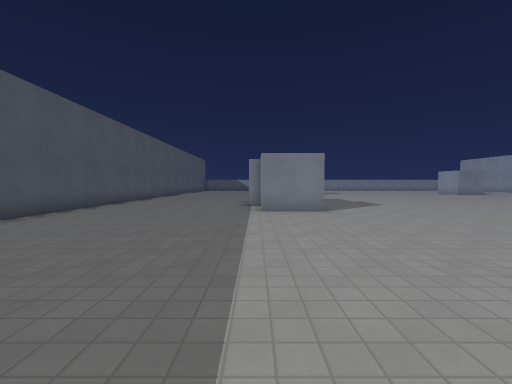
[1] (above)

20 first-person views from a walk through a Godot game level. The camera is 1.4 m above the floor, tilts 2° down and sees 90° across. The floor is counted in squares, 1.5 m on a side. Each view is taken from the middle of a square. On the plan, view 1 faces up. The plan holds only what a view shows up to about 11 squares ahead; the rest is blank. The place goes on beyond the plan. Characters and animated objects are left out. Surface patterns are stand-ins for the level's own textures.

[2]
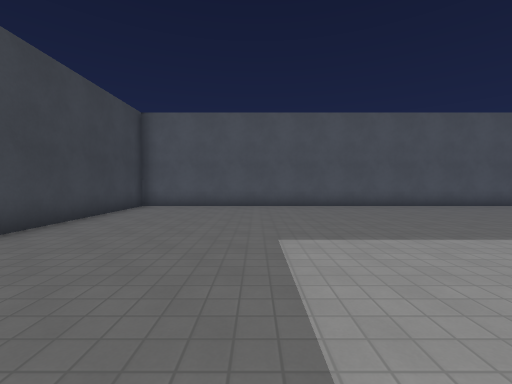

[3]
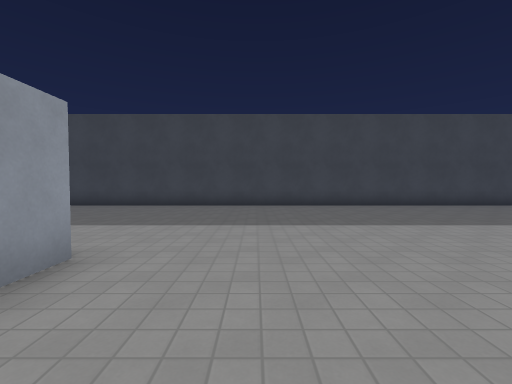

[4]
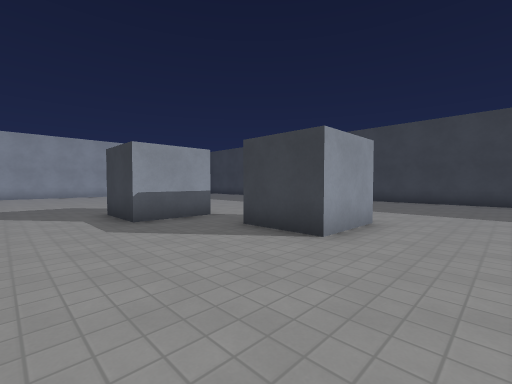

[5]
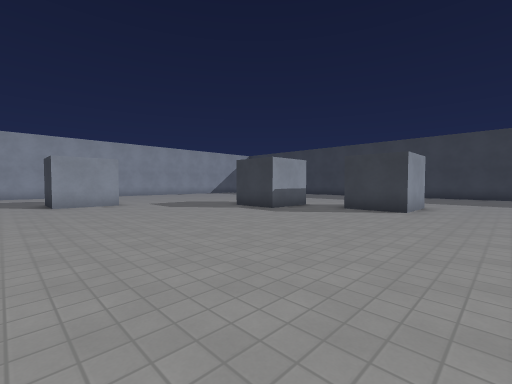

[6]
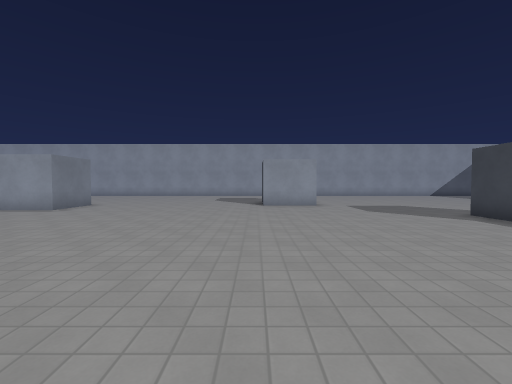

[7]
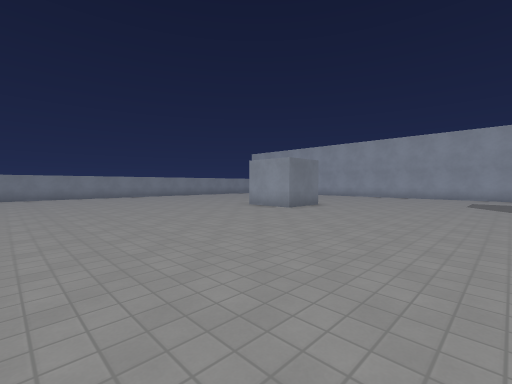

[8]
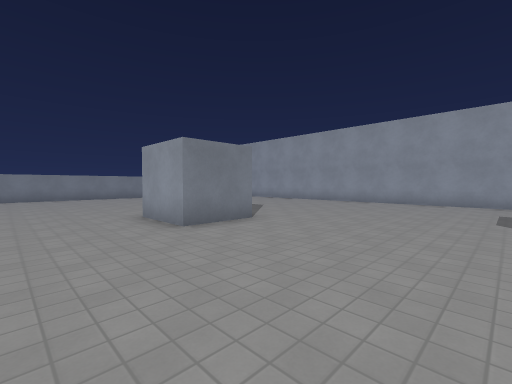

[9]
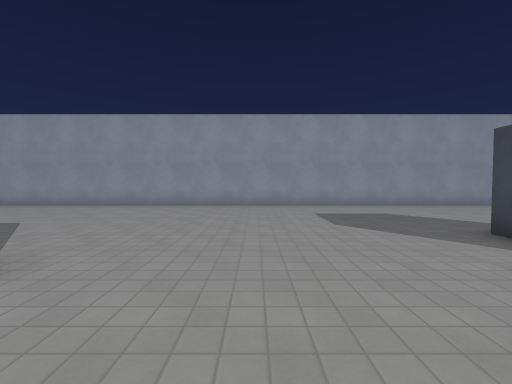

[10]
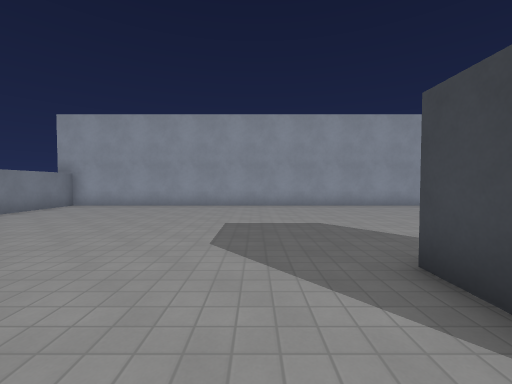

[11]
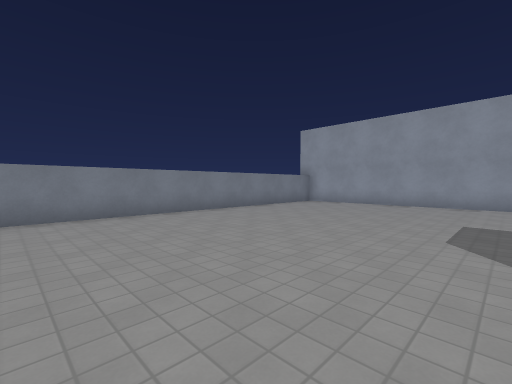

[12]
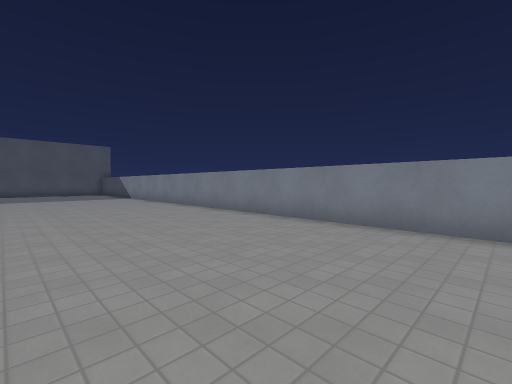

[13]
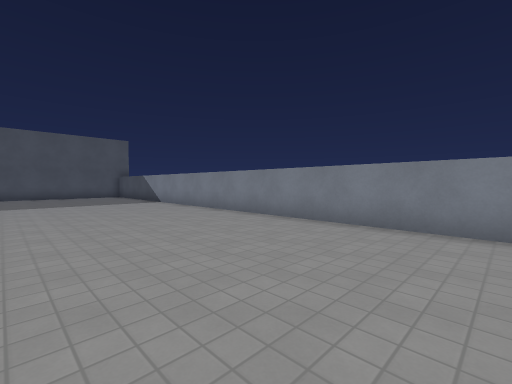

[14]
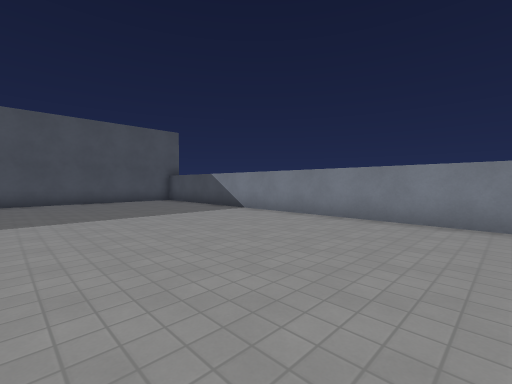

[15]
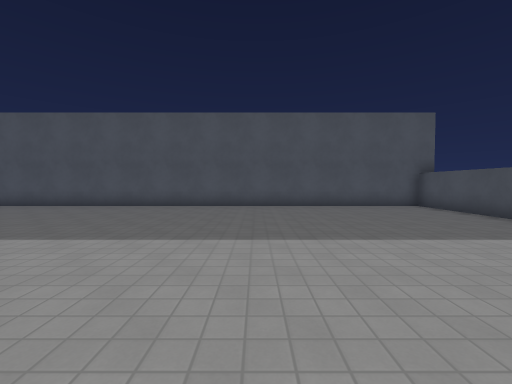

[16]
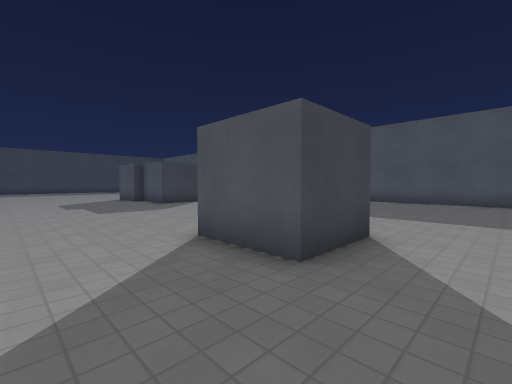

[17]
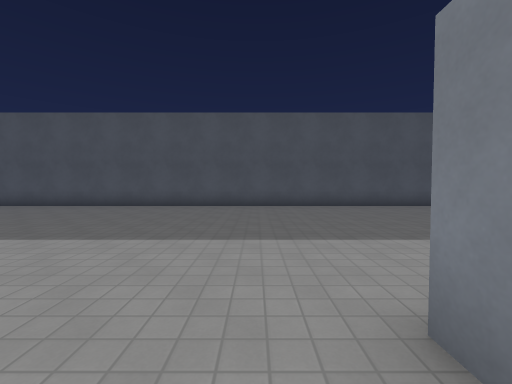

[18]
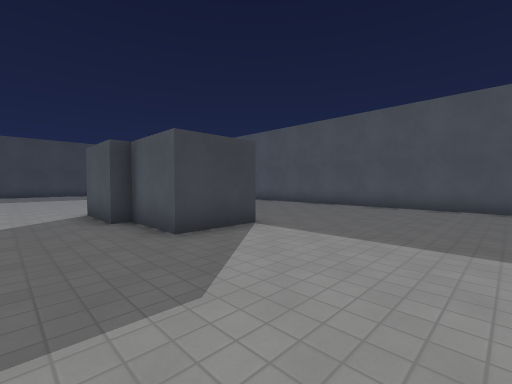

[19]
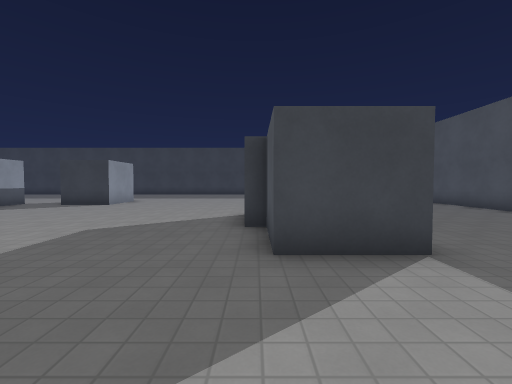

[20]
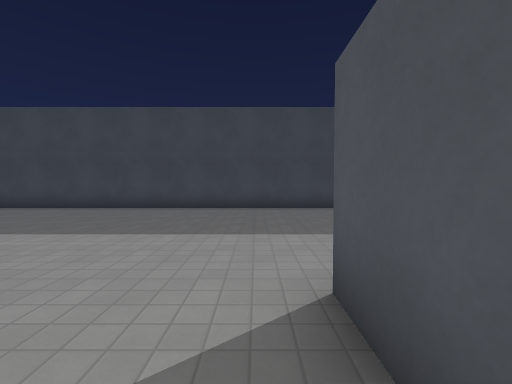

### Floor plan
Points are (right, up) in squares from view 1. A wall is a line through its corners. A room is listed if a view was taken in it or the views show most of it. See-through windows are left out.
Room 1 (views 1, 2, 3, 4, 5, 6, 7, 8, 9, 10, 11, 12, 13, 14, 15, 16, 17, 18, 19, 20)
walls: (17.6, 10.4) (17.6, 12.7) (19.8, 12.7); (2.2, 10.6) (2.2, 8.4) (0.1, 8.4); (3, 20.1) (2.4, 20.1); (10.3, 4.4) (10.3, 2.8); (12.3, 4.5) (12.3, 6.8) (14.5, 6.8); (17.9, 20.1) (15.8, 20.1) (15.8, 22.2); (-0.4, 12.7) (1.8, 12.7) (1.8, 10.6); (16.8, 22.2) (17.9, 22.2); (2.4, 22.2) (4.5, 22.2) (4.5, 20); (8.3, 2.8) (8.3, 5.1) (10.4, 5.1); (25.6, 7.1) (25.6, 31.6) (-6.4, 31.6) (-6.4, -4.6) (20.6, -4.6)

Where each view was taken, in squares from view 1:
view 1: 0 up, 0 right, facing up
view 2: 0 up, 4 right, facing left
view 3: 6 up, 6 right, facing down
view 4: 9 up, 6 right, facing down-right
view 5: 14 up, 6 right, facing down-right
view 6: 13 up, 7 right, facing right
view 7: 14 up, 8 right, facing up-right
view 8: 15 up, 13 right, facing up-right
view 9: 17 up, 15 right, facing right
view 10: 24 up, 15 right, facing right
view 11: 24 up, 14 right, facing up-right
view 12: 26 up, 16 right, facing up-left
view 13: 26 up, 12 right, facing up-left
view 14: 25 up, 7 right, facing up-left
view 15: 25 up, 4 right, facing left
view 16: 24 up, 7 right, facing down-left
view 17: 19 up, 4 right, facing left
view 18: 17 up, 4 right, facing down-left
view 19: 16 up, 2 right, facing down
view 20: 5 up, 11 right, facing down
